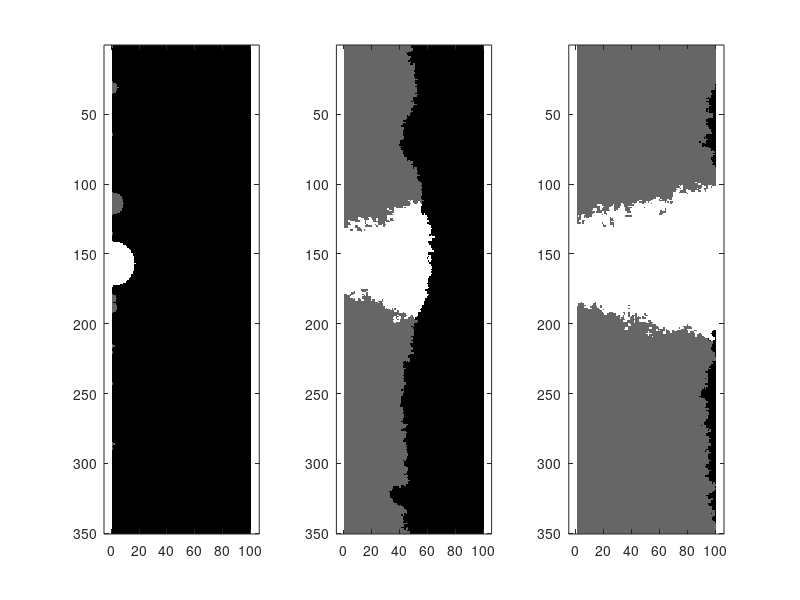

MATLAB code for this plot:
%% PLOT SUPPLEMENTARY FIGURE 12E
figure;
load('sim_output_350x100_n16_mutant_n1_w_driver_mutation.mat')
sim = x;

% prepare data to plot
x = zeros(size(sim));
x(sim>1)=2; % sim values >1 correspond to mutant clones
x(sim==-4) = 5; % sim values equal to -4 correspond to mutant with driver mutations
   
subplot(1,3,1)
imagesc(x(:,:,1)); axis equal; axis tight
% adjust colormap
cmap = gray(256); cmap(9,:) = [1,0,0];
colormap(cmap);

subplot(1,3,2)
imagesc(x(:,:,400)); axis equal; axis tight
% adjust colormap
cmap = gray(256); cmap(9,:) = [1,0,0];
colormap(cmap); % Apply the custom colormap.

subplot(1,3,3)
imagesc(x(:,:,800)); axis equal; axis tight
% adjust colormap
cmap = gray(256); cmap(9,:) = [1,0,0];
colormap(cmap); 